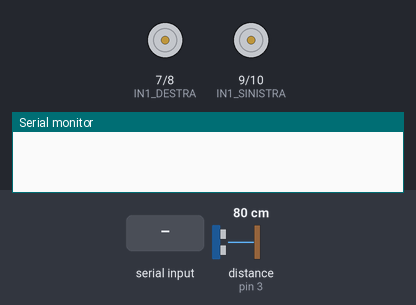
The sketch below on a simulated Arduino Uno, built with avr-gcc and run on an emulated ATmega328P. Shown: motor-driver pin pairs drawn as motors (green arrow = first pin HIGH = forward, orange = second pin HIGH = backward, longer = more drive), the last lines printed to the serial monitor. Wiring (inferred from the names in the program): ultrasonic range finder: trigger pin 2; echo pin 3. The test bench sets the inputs (shaded band); at power-on: distance to the obstacle (sensor on pin 3) 80 cm. The echo pulse lasts 58.3 µs per cm.

Above: at 1.2 s.
1.3 s: "avanti\n" received over Serial
At 2.5 s:
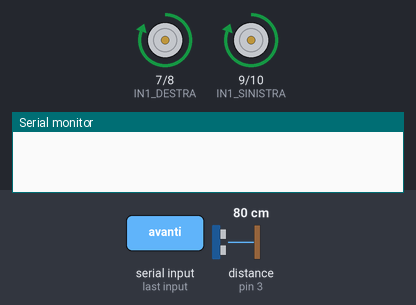
2.8 s: "indietro\n" received over Serial
At 4.0 s:
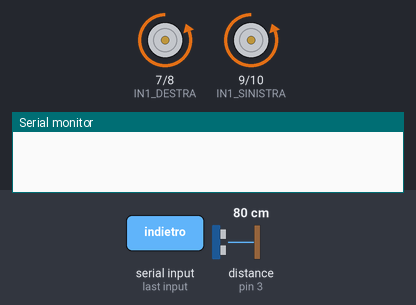
4.3 s: "sinistra\n" received over Serial
At 5.1 s:
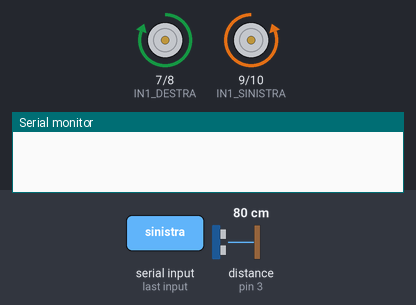
5.8 s: "destra\n" received over Serial
At 6.2 s:
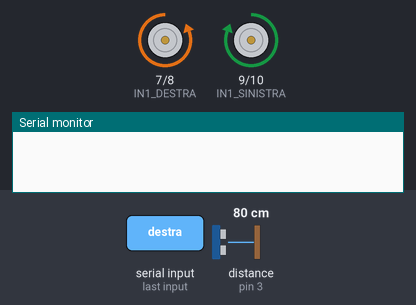
7.3 s: distance to the obstacle (sensor on pin 3) set to 22 cm
8.8 s: distance to the obstacle (sensor on pin 3) set to 18 cm
At 9.5 s:
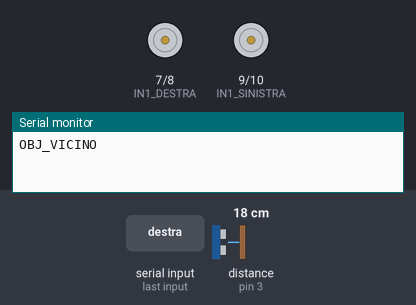
Timing chart, 0 to 11.3 s (numbered marks = the images above; inputs shaded):
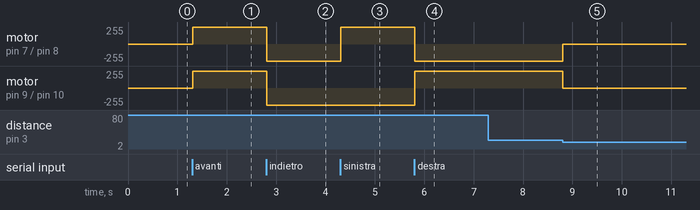

Measured:
- the behaviour switches between 21 and 20 cm on distance to the obstacle (sensor on pin 3) (found by bisection; images 4 and 5)
- after the input at 1.3 s, motor on pin 7 (IN1_DESTRA) / pin 8 (IN2_DESTRA), motor on pin 9 (IN1_SINISTRA) / pin 10 (IN2_SINISTRA): stopped → forward 255/255 at once
- after the input at 2.8 s, motor on pin 7 (IN1_DESTRA) / pin 8 (IN2_DESTRA), motor on pin 9 (IN1_SINISTRA) / pin 10 (IN2_SINISTRA): forward 255/255 → backward 255/255 at once
- after the input at 4.3 s, motor on pin 7 (IN1_DESTRA) / pin 8 (IN2_DESTRA): backward 255/255 → forward 255/255 at once
- after the input at 5.8 s, motor on pin 7 (IN1_DESTRA) / pin 8 (IN2_DESTRA): forward 255/255 → backward 255/255 at once; motor on pin 9 (IN1_SINISTRA) / pin 10 (IN2_SINISTRA): backward 255/255 → forward 255/255 at once
- after the input at 7.3 s, every drawn part: stays the same
- after the input at 8.8 s, motor on pin 7 (IN1_DESTRA) / pin 8 (IN2_DESTRA): backward 255/255 → stopped at once; motor on pin 9 (IN1_SINISTRA) / pin 10 (IN2_SINISTRA): forward 255/255 → stopped at once

The sketch:

motor_controller.ino
```cpp
// --- CONFIGURAZIONE PIN MOTORI (Guida Differenziale) ---
// Motori LATO DESTRO
const int IN1_DESTRA = 7;
const int IN2_DESTRA = 8;

// Motori LATO SINISTRA
const int IN1_SINISTRA = 9;
const int IN2_SINISTRA = 10;

// --- CONFIGURAZIONE SENSORE ULTRASUONI ---
const int TRIG_PIN = 2;
const int ECHO_PIN = 3;
const long DISTANZA_SICUREZZA_CM = 20;

bool allarmeInviato = false;

void setup() {
  Serial.begin(9600);
  pinMode(IN1_DESTRA, OUTPUT);
  pinMode(IN2_DESTRA, OUTPUT);
  pinMode(IN1_SINISTRA, OUTPUT);
  pinMode(IN2_SINISTRA, OUTPUT);

  pinMode(TRIG_PIN, OUTPUT);
  pinMode(ECHO_PIN, INPUT);

  stopMotori();
}

void loop() {
  if (leggiDistanza() < DISTANZA_SICUREZZA_CM) {
    stopMotori();
    if (!allarmeInviato) {
      Serial.println("OBJ_VICINO");
      allarmeInviato = true;
    }
  } else {
    allarmeInviato = false;
    if (Serial.available() > 0) {
      String comando = Serial.readStringUntil('\n');
      comando.trim();

      if (comando == "avanti") vaiAvanti();
      else if (comando == "indietro") vaiIndietro();
      else if (comando == "sinistra") giraSinistra();
      else if (comando == "destra") giraDestra();
      else if (comando == "stop") stopMotori();
    }
  }
}

void stopMotori() {
  digitalWrite(IN1_DESTRA, LOW); digitalWrite(IN2_DESTRA, LOW);
  digitalWrite(IN1_SINISTRA, LOW); digitalWrite(IN2_SINISTRA, LOW);
}

void vaiAvanti() {
  digitalWrite(IN1_DESTRA, HIGH); digitalWrite(IN2_DESTRA, LOW);
  digitalWrite(IN1_SINISTRA, HIGH); digitalWrite(IN2_SINISTRA, LOW);
}

void vaiIndietro() {
  digitalWrite(IN1_DESTRA, LOW); digitalWrite(IN2_DESTRA, HIGH);
  digitalWrite(IN1_SINISTRA, LOW); digitalWrite(IN2_SINISTRA, HIGH);
}

void giraDestra() {
  digitalWrite(IN1_DESTRA, LOW); digitalWrite(IN2_DESTRA, HIGH);
  digitalWrite(IN1_SINISTRA, HIGH); digitalWrite(IN2_SINISTRA, LOW);
}

void giraSinistra() {
  digitalWrite(IN1_DESTRA, HIGH); digitalWrite(IN2_DESTRA, LOW);
  digitalWrite(IN1_SINISTRA, LOW); digitalWrite(IN2_SINISTRA, HIGH);
}

long leggiDistanza() {
  digitalWrite(TRIG_PIN, LOW);
  delayMicroseconds(2);
  digitalWrite(TRIG_PIN, HIGH);
  delayMicroseconds(10);
  digitalWrite(TRIG_PIN, LOW);

  long durata = pulseIn(ECHO_PIN, HIGH);
  long distanza = durata * 0.0343 / 2;
  return distanza;
}
```
